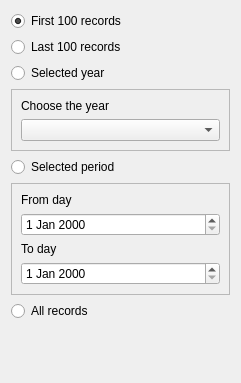
<?xml version="1.0" encoding="UTF-8"?>
<ui version="4.0">
 <class>Form</class>
 <widget class="QWidget" name="Form">
  <property name="geometry">
   <rect>
    <x>0</x>
    <y>0</y>
    <width>241</width>
    <height>383</height>
   </rect>
  </property>
  <property name="windowTitle">
   <string>Form</string>
  </property>
  <layout class="QVBoxLayout" name="verticalLayout">
   <item>
    <widget class="QRadioButton" name="FIRST_RB">
     <property name="text">
      <string>First 100 records</string>
     </property>
     <property name="checked">
      <bool>true</bool>
     </property>
    </widget>
   </item>
   <item>
    <widget class="QRadioButton" name="LAST_RB">
     <property name="text">
      <string>Last 100 records</string>
     </property>
    </widget>
   </item>
   <item>
    <widget class="QRadioButton" name="YEAR_RB">
     <property name="text">
      <string>Selected year</string>
     </property>
    </widget>
   </item>
   <item>
    <widget class="QFrame" name="YEAR_FR">
     <property name="enabled">
      <bool>true</bool>
     </property>
     <property name="frameShape">
      <enum>QFrame::StyledPanel</enum>
     </property>
     <property name="frameShadow">
      <enum>QFrame::Raised</enum>
     </property>
     <layout class="QVBoxLayout" name="verticalLayout_2">
      <item>
       <widget class="QLabel" name="YEAR_LB">
        <property name="enabled">
         <bool>true</bool>
        </property>
        <property name="text">
         <string>Choose the year</string>
        </property>
       </widget>
      </item>
      <item>
       <widget class="QComboBox" name="YEAR_CB">
        <property name="enabled">
         <bool>true</bool>
        </property>
       </widget>
      </item>
     </layout>
    </widget>
   </item>
   <item>
    <widget class="QRadioButton" name="PERIOD_RB">
     <property name="text">
      <string>Selected period</string>
     </property>
    </widget>
   </item>
   <item>
    <widget class="QFrame" name="PERIOD_FR">
     <property name="enabled">
      <bool>true</bool>
     </property>
     <property name="frameShape">
      <enum>QFrame::StyledPanel</enum>
     </property>
     <property name="frameShadow">
      <enum>QFrame::Raised</enum>
     </property>
     <layout class="QVBoxLayout" name="verticalLayout_3">
      <item>
       <widget class="QLabel" name="START_LB">
        <property name="enabled">
         <bool>true</bool>
        </property>
        <property name="text">
         <string>From day</string>
        </property>
       </widget>
      </item>
      <item>
       <widget class="QDateEdit" name="FROMDAY">
        <property name="enabled">
         <bool>true</bool>
        </property>
       </widget>
      </item>
      <item>
       <widget class="QLabel" name="END_LB">
        <property name="enabled">
         <bool>true</bool>
        </property>
        <property name="text">
         <string>To day</string>
        </property>
       </widget>
      </item>
      <item>
       <widget class="QDateEdit" name="TODAY">
        <property name="enabled">
         <bool>true</bool>
        </property>
       </widget>
      </item>
     </layout>
    </widget>
   </item>
   <item>
    <widget class="QRadioButton" name="ALL_RB">
     <property name="text">
      <string>All records</string>
     </property>
    </widget>
   </item>
   <item>
    <spacer name="verticalSpacer">
     <property name="orientation">
      <enum>Qt::Vertical</enum>
     </property>
     <property name="sizeHint" stdset="0">
      <size>
       <width>20</width>
       <height>40</height>
      </size>
     </property>
    </spacer>
   </item>
  </layout>
 </widget>
 <resources/>
 <connections/>
</ui>
